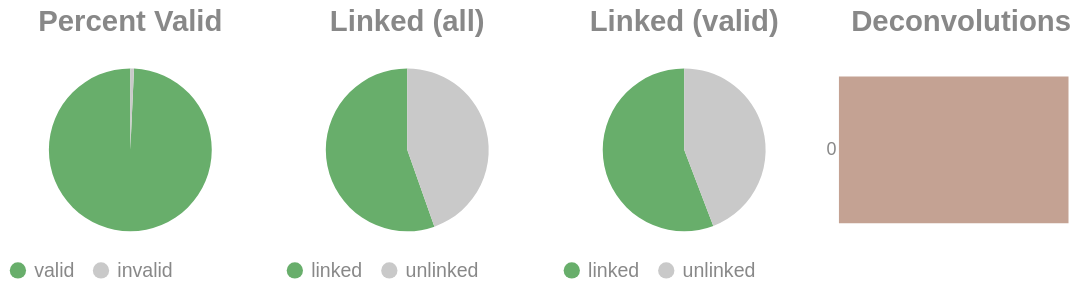

The cell this chart's notebook holds for it:
### Code cell
if SKIPLR:
    pass
else:
    clash = Counter()
    for i in valids['molecule'].to_list():
        _mol = i.split("-")
        if len(_mol) == 1:
            clash.update('0')
        else:
            clash.update(_mol[-1])

    _d = {"deconvolutions": [], 'count': []}
    for k,v in clash.items():
        _d['deconvolutions'].append(k)
        _d['count'].append(v)

    tot_valid = valids['reads'].sum()
    mask = valids['reads'] >= 2
    n_linked_reads = valids.filter(mask)['reads'].sum()
    if n_linked_reads == 0:
        print_html("No linked molecules (>=2 reads) were detected; skipping linked-only distributions.")
        SKIPLR = True
    else:
        perc_valid = round(tot_valid / n_reads, 4)
        linked_perc_abs = round(n_linked_reads / n_reads, 4)
        linked_perc = round(n_linked_reads / tot_valid, 4)

    _valid = pl.DataFrame({"valids": ['valid', 'invalid'], "count": [tot_valid, n_reads - tot_valid]})
    _linked_abs = pl.DataFrame({"linked (absolute)": ['linked', 'unlinked'], "count": [n_linked_reads, n_reads - n_linked_reads]})
    _linked_rel = pl.DataFrame({"linked (valids)": ['linked', 'unlinked'], "count": [n_linked_reads, tot_valid - n_linked_reads]})

    (
        alt.hconcat(
            piechart(_valid, goodval = 'valid', title = "Percent Valid"),
            piechart(_linked_abs, goodval = "linked", title =  "Linked (all)"),
            piechart(_linked_rel, goodval = "linked", title =  "Linked (valid)"),
            convolutionbar(pl.DataFrame(_d), title = "Deconvolutions"),
            center = True,
            bounds = 'flush'
        )
        .resolve_scale(color='independent')
        .resolve_legend('independent')
        .properties(usermeta={'embedOptions': {"actions": False}})
    ).display()

### Figure 1 — Vega-Lite specification as saved in the notebook (floating-point values rounded to 4 significant figures)
{"width": "container", "height": 400, "config": {"title": {"anchor": "start", "dy": -15, "fontSize": 18, "color": "#888888", "subtitleColor": "#888888", "subtitleFontSize": 14}, "arc": {"fill": "#0072B2"}, "axis": {"domainColor": "#888888", "domainWidth": 0.5, "gridWidth": 0.2, "grid": false, "titleFontWeight": 400, "titleFontSize": 15, "labelFontSize": 11, "labelColor": "#888888", "tickColor": "#888888", "tickWidth": 0.2, "titleColor": "#888888"}, "axisBand": {"grid": false}, "axisX": {"grid": true, "tickSize": 10, "domainCap": "round"}, "axisY": {"domain": false, "grid": true, "tickSize": 0, "domainCap": "round"}, "background": "transparent", "header": {"labelFontSize": 15, "labelColor": "#888888", "titleFontSize": 15, "titleFontWeight": 600, "titleColor": "#888888"}, "legend": {"labelFont": "sans-serif", "labelFontSize": 12, "labelColor": "#888888", "symbolSize": 100, "symbolType": "circle", "titleFontSize": 12, "titlePadding": 10, "titleColor": "#888888", "title": null}, "range": {"category": ["#E69F00", "#56B4E9", "#009E73", "#F0E442", "#0072B2", "#D55E00", "#CC79A7", "#000000"], "diverging": ["#cfe8f3", "#a2d4ec", "#73bfe2", "#46abdb", "#1696d2", "#12719e"]}, "area": {"fill": "#0072B2", "fillOpacity": 0.7, "line": true, "strokeOpacity": 0.7}, "line": {"color": "#0072B2", "stroke": "#0072B2", "strokeWidth": 2}, "trail": {"color": "#0072B2", "stroke": "#0072B2", "strokeWidth": 0, "size": 1}, "point": {"filled": true, "fillOpacity": 1.0, "size": 95}, "text": {"color": "#888888", "fontSize": 11, "align": "right", "fontWeight": 400, "size": 11}, "bar": {"fill": "#0072B2", "stroke": null}, "view": {"stroke": null, "continuousWidth": 660, "continuousHeight": 400}}, "hconcat": [{"data": {"name": "data-0ec7dd5ccf4332f4a032b40cdfef4e3a"}, "mark": {"type": "arc"}, "encoding": {"color": {"field": "valids", "legend": {"orient": "bottom", "title": null}, "scale": {"domain": ["valid", "invalid"], "range": ["#68ae6b", "#C9C9C9"]}, "title": "Valids", "type": "nominal"}, "theta": {"field": "count", "type": "quantitative"}, "tooltip": [{"field": "valids", "title": "Valids", "type": "ordinal"}, {"field": "percent", "format": ".2%", "title": "Percent", "type": "quantitative"}, {"field": "count", "title": "Count", "type": "quantitative"}]}, "height": 100, "title": {"text": "Percent Valid", "align": "center", "anchor": "middle"}, "transform": [{"calculate": "datum.count / 5766249", "as": "percent"}], "width": 150}, {"data": {"name": "data-4f2533ae01c4f6aab0bf5aa583042013"}, "mark": {"type": "arc"}, "encoding": {"color": {"field": "linked (absolute)", "legend": {"orient": "bottom", "title": null}, "scale": {"domain": ["linked", "unlinked"], "range": ["#68ae6b", "#C9C9C9"]}, "title": "Linked (Absolute)", "type": "nominal"}, "theta": {"field": "count", "type": "quantitative"}, "tooltip": [{"field": "linked (absolute)", "title": "Linked (Absolute)", "type": "ordinal"}, {"field": "percent", "format": ".2%", "title": "Percent", "type": "quantitative"}, {"field": "count", "title": "Count", "type": "quantitative"}]}, "height": 100, "title": {"text": "Linked (all)", "align": "center", "anchor": "middle"}, "transform": [{"calculate": "datum.count / 5766249", "as": "percent"}], "width": 150}, {"data": {"name": "data-cdc23731d5ef53bf8aa15fa4d60bcd00"}, "mark": {"type": "arc"}, "encoding": {"color": {"field": "linked (valids)", "legend": {"orient": "bottom", "title": null}, "scale": {"domain": ["linked", "unlinked"], "range": ["#68ae6b", "#C9C9C9"]}, "title": "Linked (Valids)", "type": "nominal"}, "theta": {"field": "count", "type": "quantitative"}, "tooltip": [{"field": "linked (valids)", "title": "Linked (Valids)", "type": "ordinal"}, {"field": "percent", "format": ".2%", "title": "Percent", "type": "quantitative"}, {"field": "count", "title": "Count", "type": "quantitative"}]}, "height": 100, "title": {"text": "Linked (valid)", "align": "center", "anchor": "middle"}, "transform": [{"calculate": "datum.count / 5724414", "as": "percent"}], "width": 150}, {"data": {"name": "data-e7f0a001bb8305d998e064222614eddc"}, "mark": {"type": "bar"}, "encoding": {"color": {"field": "deconvolutions", "legend": null, "scale": {"scheme": "lightgreyred"}, "type": "nominal"}, "tooltip": [{"field": "deconvolutions", "title": "Deconvolutions", "type": "ordinal"}, {"field": "percent", "format": ".2%", "title": "Percent", "type": "quantitative"}, {"field": "count", "title": "Count", "type": "quantitative"}], "x": {"axis": null, "field": "count", "type": "quantitative"}, "y": {"field": "deconvolutions", "sort": "ascending", "title": null, "type": "nominal"}}, "height": 100, "title": {"text": "Deconvolutions", "align": "center", "anchor": "middle"}, "transform": [{"calculate": "datum.count / 3288355", "as": "percent"}], "width": 150}], "bounds": "flush", "center": true, "resolve": {"legend": {"angle": "independent"}, "scale": {"color": "independent"}}, "usermeta": {"embedOptions": {"actions": false}}, "$schema": "https://vega.github.io/schema/vega-lite/v6.1.0.json", "datasets": {"data-0ec7dd5ccf4332f4a032b40cdfef4e3a": [{"valids": "valid", "count": 5724414}, {"valids": "invalid", "count": 41835}], "data-4f2533ae01c4f6aab0bf5aa583042013": [{"linked (absolute)": "linked", "count": 3195417}, {"linked (absolute)": "unlinked", "count": 2570832}], "data-cdc23731d5ef53bf8aa15fa4d60bcd00": [{"linked (valids)": "linked", "count": 3195417}, {"linked (valids)": "unlinked", "count": 2528997}], "data-e7f0a001bb8305d998e064222614eddc": [{"deconvolutions": "0", "count": 3288355}]}}
